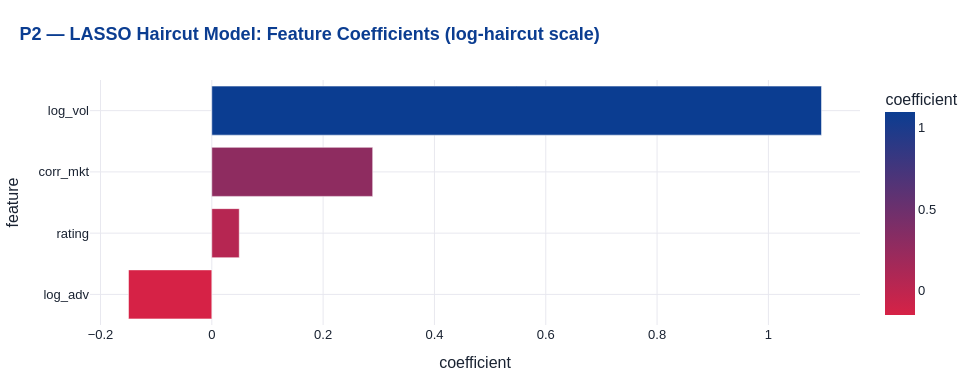

This figure's notebook cell:
### Markdown cell above
---
## P2 · Client Margin & Haircut Optimization

### Code cell
collateral = pd.read_csv(f"{DATA_DIR}/collateral_universe.csv").rename(
    columns={"volatility": "vol", "historical_haircut": "haircut"})
haircut_model, feature_cols = p2.fit_haircut_model(collateral)

coef_df = pd.DataFrame({"feature": feature_cols, "coefficient": haircut_model.coef_}).sort_values("coefficient")
fig = px.bar(coef_df, x="coefficient", y="feature", orientation="h",
             color="coefficient", color_continuous_scale=["#D62246", "#0B3D91"])
apply_house_style(fig, "P2 — LASSO Haircut Model: Feature Coefficients (log-haircut scale)", height=380)
save_figure(fig, "p2_lasso_coefficients", "charts")
fig.show()

### Figure 1 — Plotly figure (JSON) as saved in the notebook; plotly's stock layout.template omitted (floating-point values rounded to 4 significant figures)
{"data": [{"hovertemplate": "coefficient=%{marker.color}<br>feature=%{y}<extra></extra>", "legendgroup": "", "marker": {"color": [-0.1497, 0.0493, 0.289, 1.095], "coloraxis": "coloraxis", "pattern": {"shape": ""}}, "name": "", "orientation": "h", "showlegend": false, "textposition": "auto", "type": "bar", "x": [-0.1497, 0.0493, 0.289, 1.095], "xaxis": "x", "y": ["log_adv", "rating", "corr_mkt", "log_vol"], "yaxis": "y"}], "layout": {"barmode": "relative", "coloraxis": {"autocolorscale": false, "colorbar": {"title": {"text": "coefficient"}}, "colorscale": [[0, "#D62246"], [1, "#0B3D91"]]}, "colorway": ["#0B3D91", "#D62246", "#2E8B57", "#E8A33D", "#6A4C93", "#1B998B"], "font": {"color": "#1a2332", "family": "Helvetica, Arial, sans-serif", "size": 13}, "height": 380, "legend": {"orientation": "h", "tracegroupgap": 0, "x": 1, "xanchor": "right", "y": 1.02, "yanchor": "bottom"}, "margin": {"b": 50, "l": 60, "r": 30, "t": 80}, "paper_bgcolor": "white", "plot_bgcolor": "white", "title": {"font": {"color": "#0B3D91", "size": 18}, "text": "<b>P2 — LASSO Haircut Model: Feature Coefficients (log-haircut scale)</b>", "x": 0.02, "xanchor": "left"}, "width": 980, "xaxis": {"anchor": "y", "domain": [0, 1], "gridcolor": "#e8e8ef", "showgrid": true, "title": {"text": "coefficient"}, "zeroline": false}, "yaxis": {"anchor": "x", "domain": [0, 1], "gridcolor": "#e8e8ef", "showgrid": true, "title": {"text": "feature"}, "zeroline": false}}}
